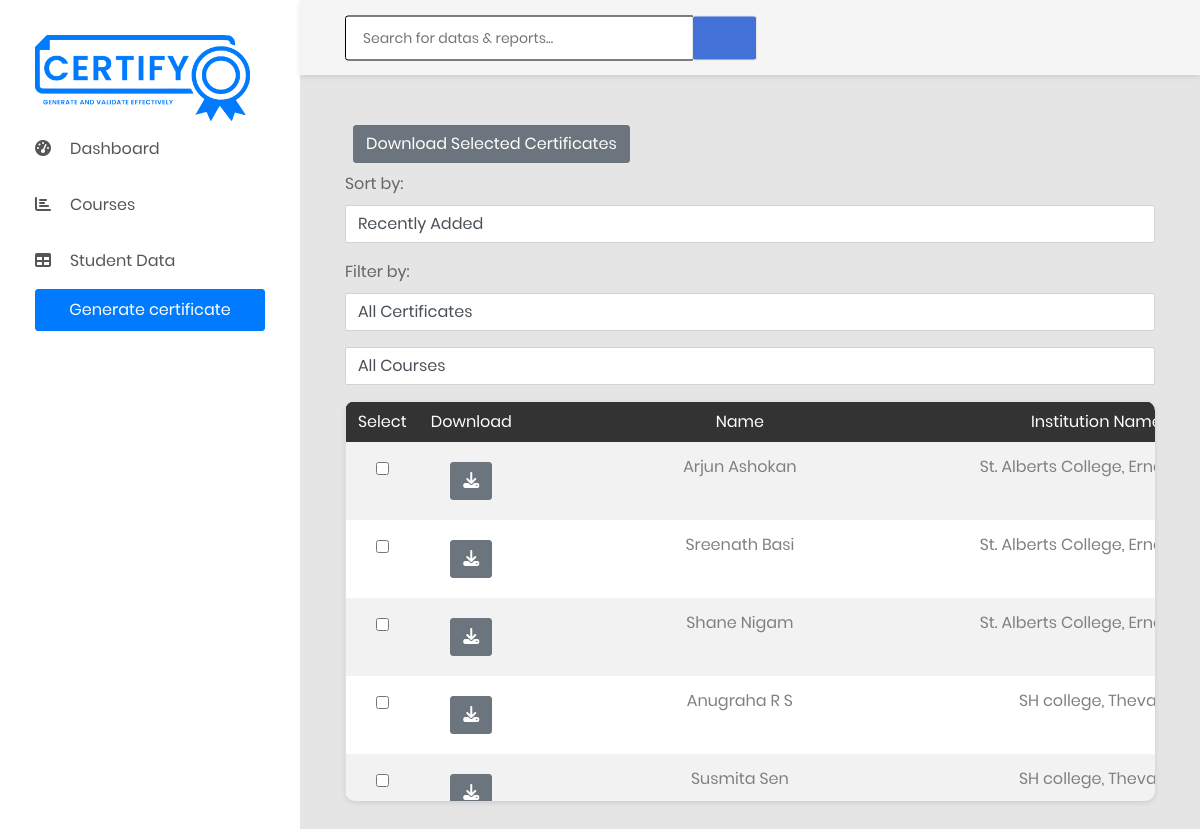
The app's page /certificate/display-student/ (signed in), older data.
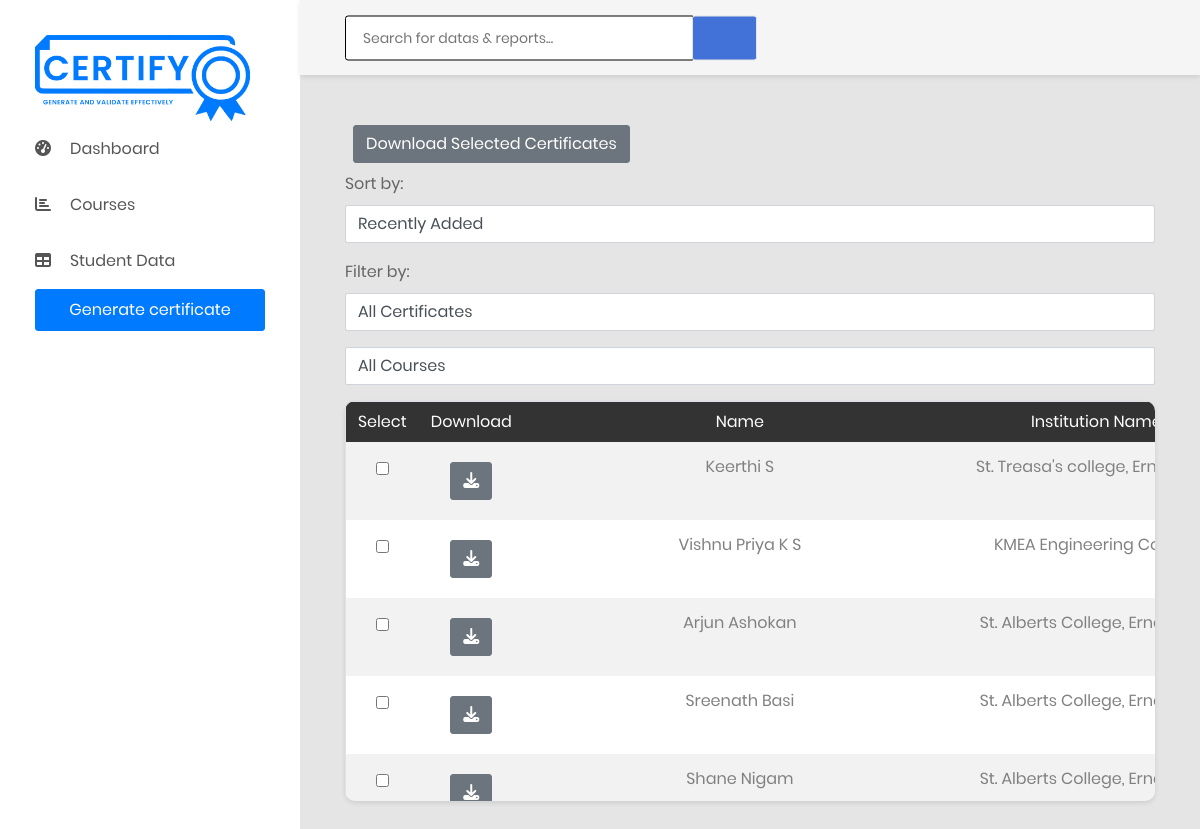
The same page, newer data.
### certificate_app/models.py (models this page shows, shortened)
class Student(models.Model):
    name = models.CharField(max_length=255, blank=True, default='')
    college_name = models.CharField(max_length=255, blank=True, default='')
    start_date = models.DateField(default=timezone.now)
    end_date = models.DateField(default=timezone.now)
    mentor_name = models.CharField(max_length=255, blank=True, default='')
    issued_date = models.DateField(default=timezone.now)
    certificate_type = models.ForeignKey(CertificateTypes, on_delete=models.CASCADE, related_name='students', null=True)
    course= models.ForeignKey(Course, on_delete=models.CASCADE, related_name='enrolled_students', null=True)
    created_at = models.DateTimeField( default=timezone.now)  # Add this field to store creation time

### certificate_app/views.py (the view)
# urls.py: path('display-student/', views.display_students, name='display_students'),
@login_required(login_url='login')
def display_students(request):
    students = Student.objects.all().order_by('-created_at')
    students_iv = StudentIV.objects.all()
    combined_data = [(student, 'Student') for student in students] + [(student_iv, 'StudentIV') for student_iv in students_iv]
    certificate_types = CertificateTypes.objects.all()
    certificate_courses = {}
    for certificate_type_instance in certificate_types:
        certificate_type_pk = certificate_type_instance.pk
        current_courses = certificate_type_instance.courses.all()
        certificate_courses[certificate_type_pk] = current_courses
        for course_instance in current_courses:
            certificate_types_related_to_course = course_instance.certificate_types.all()
            for certificate_type_instance_related_to_course in certificate_types_related_to_course:
                certificate_type_pk_related_to_course = certificate_type_instance_related_to_course.pk
    return render(request, 'table.html', {'combined_data': combined_data, 'certificate_types': certificate_types, 'certificate_courses': certificate_courses})

### certificate_app/models.py (called while the page is built)
    def __str__(self):
        return self.course_name if self.course_name else ''

### templates/table.html (shortened to what this page needs)
{% extends 'base.html' %}
{% load static %}
{% block body %}
<div class="main-content">
    <div class="section__content section__content--p30">
        <div class="container">
            <div class="row">
                <div class="col-lg-12 text-justify">
                </div>
                <div class="col-lg-12">
                    <form action="{% url 'download_selected_certificates' %}" method="post" class="mb-3">
                        <button type="submit" class="btn btn-secondary m-2">Download Selected Certificates</button>
                        <div class="mb-3">
                            <label for="sort_order">Sort by:</label>
                            <select id="sort_order" class="form-control" onchange="sortStudents()">
                                <option value="recent">Recently Added</option>
                            </select>
                        </div>
                        <div class="mb-3">
                            <label for="sort_order">Filter by:</label>
                            <select id="certificatetypeDropdown" class="form-control mb-3"
                                onchange="showCourseDropdown()">
                                <option value="">All Certificates</option>
                            </select>
                            <select id="courseDropdown" class="form-control" onchange="filterStudents()">
                                <option value="">All Courses</option>
                            </select>
                        </div>
                        <div class="table-responsive table--no-card m-b-30">
                            <table class="table table-borderless table-striped table-earning">
                                <thead>
                                    <tr>
                                        <th>Select</th>
                                        <th>Download</th>
                                        <th>Name</th>
                                        <th>Institution Name</th>
                                    </tr>
                                </thead>
                                <tbody id="student_table_body">
                                    {% for item, item_type in combined_data %}
                                        <tr>
                                            <td><input type="checkbox" name="selected_students" value="{{ item.id }}" class="m-2"></td>
                                            <td>
                                                <a href="{% if item_type == 'Student' %}{% url 'render_pdf' item.id %}
                                                    {% elif item_type == 'StudentIV' %}{% url 'render_pdf_industrialvisit' item.id %}
                                                    {% endif %}"
                                                    class="btn btn-secondary m-2"><i class="fas fa-download"></i>
                                                </a>
                                            </td>
                                            <td>{{ item.name }}</td>
                                            <td>{{ item.college_name }}</td>
                                        </tr>
                                    {% endfor %}
                                </tbody>
                            </table>
                        </div>
                    </form>
                </div>
            </div>
        </div>
    </div>
</div>
{% endblock %}

### templates/base.html (shortened to what this page needs)
{% load static %}
<!DOCTYPE html>
<html lang="en">
<head>
    {% load static %}
    <link href="{% static 'css/style.css' %}" rel="stylesheet" type="text/css" >
    <link href="https://cdn.jsdelivr.net/npm/bootstrap@5.3.3/dist/css/bootstrap.min.css" rel="stylesheet"
>
        <link rel="stylesheet" href="http://maxcdn.bootstrapcdn.com/font-awesome/6.5.1/css/font-awesome.min.css">
    <link href="{% static 'css/font-face.css' %}" rel="stylesheet" media="all">
    <link href="{% static 'vendor/font-awesome-4.7/css/font-awesome.min.css' %}" rel="stylesheet" media="all">
    <link href="{% static 'vendor/font-awesome-5/css/fontawesome-all.min.css' %}" rel="stylesheet" media="all">
    <link href="{% static 'vendor/mdi-font/css/material-design-iconic-font.min.css' %}" rel="stylesheet" media="all">
    <link href="{% static 'vendor/bootstrap-4.1/bootstrap.min.css' %}" rel="stylesheet" media="all">
    <link href="{% static 'vendor/animsition/animsition.min.css' %}" rel="stylesheet" media="all">
    <link href="{% static 'vendor/bootstrap-progressbar/bootstrap-progressbar-3.3.4.min.css' %}" rel="stylesheet" media="all">
    <link href="{% static 'vendor/wow/animate.css' %}" rel="stylesheet" media="all">
    <link href="{% static 'vendor/css-hamburgers/hamburgers.min.css' %}" rel="stylesheet" media="all">
    <link href="{% static 'vendor/slick/slick.css' %}" rel="stylesheet" media="all">
    <link href="{% static 'vendor/select2/select2.min.css' %}" rel="stylesheet" media="all">
    <link href="{% static 'vendor/perfect-scrollbar/perfect-scrollbar.css' %}" rel="stylesheet" media="all">
    <link href="{% static 'css/theme.css' %}" rel="stylesheet" media="all">
    </head>
    <body class="animsition">
        <div class="page-wrapper">
            <aside class="menu-sidebar d-none d-lg-block">
                <div class="menu-sidebar__content js-scrollbar1">
                    <nav class="navbar-sidebar">
                        <a href="#">
                            <img src="{% static 'images/icon/certify_logo.png' %}" alt="Certify Logo" width="215" height="86"/>
                        </a>
                        <ul class="list-unstyled navbar__list">
                            <li class="has-sub nav_item">
                                <a class="js-arrow nav-link" href="{% url 'index' %}">
                                    <i class="fas fa-tachometer-alt"></i>Dashboard</a>
                            </li>
                            <li class="nav_item">
                                <a href="{% url 'courses' %}" class="nav-link">
                                    <i class="fas fa-chart-bar"></i>Courses</a>
                            </li>
                            <li class="nav_item">
                                <a href="{% url 'display_students' %}" class="nav-link">
                                    <i class="fas fa-table"></i>Student Data</a>
                            </li>
                            <li >
                                <a class="btn btn-primary p-2 dashboard-btn" href="{% url 'student_form' %}">Generate certificate</a>
                            </li>
                        </ul>
                    </nav>
                </div>
            </aside>
            <div class="page-container">
                <header class="header-desktop">
                    <div class="section__content section__content--p30">
                        <div class="container-fluid">
                            <div class="header-wrap">
                                <form class="form-header" action="{% url 'search_students' %}" method="POST">
                                    <input class="au-input au-input--xl" type="text" name="search" placeholder="Search for datas &amp; reports..." />
                                    <button class="au-btn--submit" type="submit">
                                        <i class="zmdi zmdi-search"></i>
                                    </button>
                                </form>
                                <div class="header-button">
                                    <div class="account-wrap">
                                        <div class="account-item clearfix js-item-menu">
                                            <div class="content">
                                                <a class="js-acc-btn" href="#">{{username}}</a>
                                            </div>
                                        </div>
                                    </div>
                                </div>
                            </div>
                        </div>
                    </div>
                </header>
    {% block body %}
    {% endblock %}
</body>
</html>

### static/css/style.css (style rules this page uses)
input, textarea { border: 1px solid black !important; }
table, th, td { border: 1px solid #232324; margin:10px; }
table { width: 100%; }
thead { background-color: #060652; color: white; }
th { padding: 20px; }
tbody { background-color: #ffffff; text-align: center; }
.dashboard-btn { color: white !important; }
.table-responsive { height: 400px; overflow-y: visible; }
li { list-style: none; }

Row changes from the older to the newer data that the page shows:
no longer on this page (row unchanged): Student: name "Anugraha R S", college_name "SH college,…"
no longer on this page (row unchanged): Student: name "Susmita Sen", college_name "SH college,…"
added Student: name "Keerthi S", college_name "St. Treasa's college,…"
added Student: name "Vishnu Priya K S", college_name "KMEA Engineering…"
